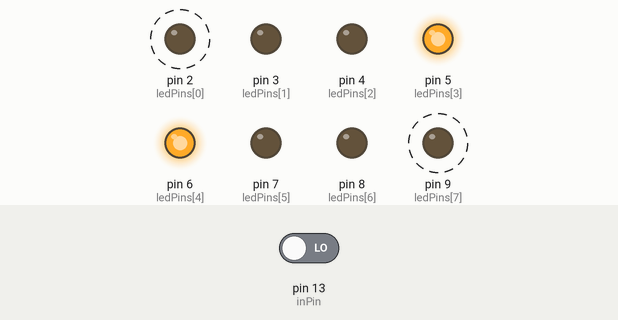
This sketch was run on a simulated Arduino Uno, built with avr-gcc and run on an emulated ATmega328P. On the bench: output pins drawn as LEDs (lit = HIGH). Dashed ring = blinking. The inputs (shaded band) are chosen by the test bench; at power-on: pin 13 (inPin) LOW.

Above: at 2.4 s.
2.5 s: pin 13 (inPin) driven HIGH
At 3.9 s:
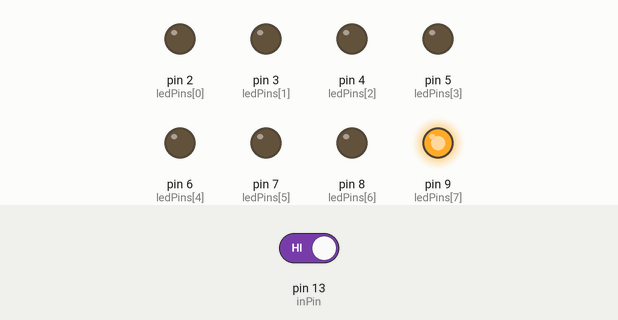
6.0 s: pin 13 (inPin) driven LOW
At 6.15 s:
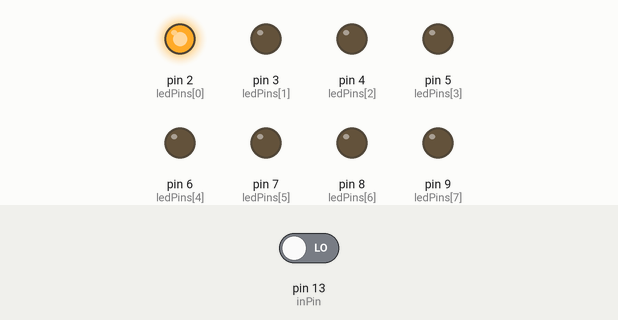
At 6.6 s:
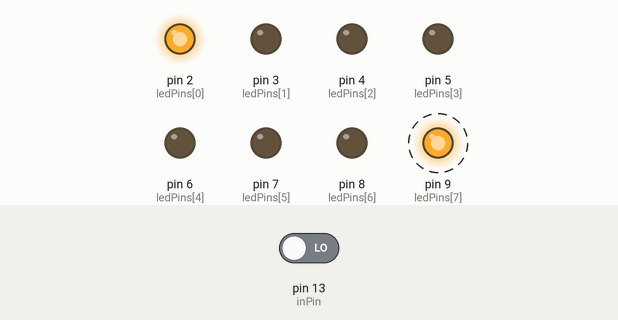
Timing chart, 0 to 15.5 s (numbered marks = the images above; inputs shaded):
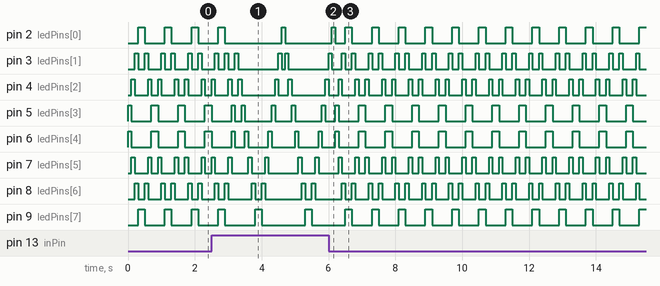

Measured:
- after the input at 6.0 s, pin 9 (ledPins[7]): alternates HIGH for 0.20 s and LOW for 0.60 s, starting after 0.50 s
- by itself, pin 3 (ledPins[1]): moves between LOW and HIGH, repeating every 2.4 s
- by itself, pin 4 (ledPins[2]): repeats every 0.80 s: HIGH 0.10 s, LOW 0.40 s, HIGH 0.10 s, LOW 0.20 s
- by itself, pin 5 (ledPins[3]), pin 6 (ledPins[4]): repeats every 0.80 s: LOW 0.60 s, HIGH 0.20 s
- by itself, pin 7 (ledPins[5]): repeats every 0.80 s: LOW 0.40 s, HIGH 0.10 s, LOW 0.20 s, HIGH 0.10 s
- by itself, pin 8 (ledPins[6]): repeats every 0.80 s: LOW 0.20 s, HIGH 0.10 s, LOW 0.40 s, HIGH 0.10 s

The sketch:

8ledbutton.ino
```cpp
// 8led.ino
//LED Pin Variables
int ledPins[] = {2,3,4,5,6,7,8,9};
int inPin = 13;
int button = 0;


void setup(){
	pinMode(inPin,INPUT);
	for(int i = 0; i < 8; i++){
		pinMode(ledPins[i],OUTPUT);
	}
}

void loop() {
	button = digitalRead(inPin);
	if (button == HIGH){
		KnightRider();
	} else {
		inAndOut();
	}
}

void KnightRider(){
	for(int i = 0; i <= 7; i++){
		int onLed = i;
		int offLed = i - 1;
		digitalWrite(ledPins[onLed], HIGH);
		if (offLed >=0){
			digitalWrite(ledPins[offLed], LOW);
			delay(100);
			continue;
		}
	}
	for(int i = 7; i >= 0; i--){
		int onLed = i;
		int offLed = i + 1;
		digitalWrite(ledPins[onLed], HIGH);
		if (offLed >=0){
			digitalWrite(ledPins[offLed], LOW);
		}
		delay(100);
	}
	digitalWrite(ledPins[0], LOW);

}

void inAndOut(){
	int delayTime = 100;
	for(int i = 0; i <=3; i++){
		int offLed = i - 1;
		if(i == 0) {
			offLed = 3;
		}
		int onLED1 = 3 - i;
		int onLED2 = 4 + i;
		int offLed1 = 3 - offLed;
		int offLed2 = 4 + offLed;
		digitalWrite(ledPins[onLED1], HIGH);
		digitalWrite(ledPins[onLED2], HIGH);
		digitalWrite(ledPins[offLed1], LOW);
		digitalWrite(ledPins[offLed2], LOW);
		delay(delayTime);
	}

	for(int i = 3; i>=0; i--){
		int offLed = i + 1;
		if(i == 3) {
			offLed = 0;
		}
		int onLED1 = 3 - i;
		int onLED2 = 4 + i;
		int offLed1 = 3 - offLed;
		int offLed2 = 4 + offLed;
		digitalWrite(ledPins[onLED1], HIGH);
		digitalWrite(ledPins[onLED2], HIGH);
		digitalWrite(ledPins[offLed1], LOW);
		digitalWrite(ledPins[offLed2], LOW);
		delay(delayTime);
	}

	digitalWrite(ledPins[3], LOW);
	digitalWrite(ledPins[4], LOW);
}
```
